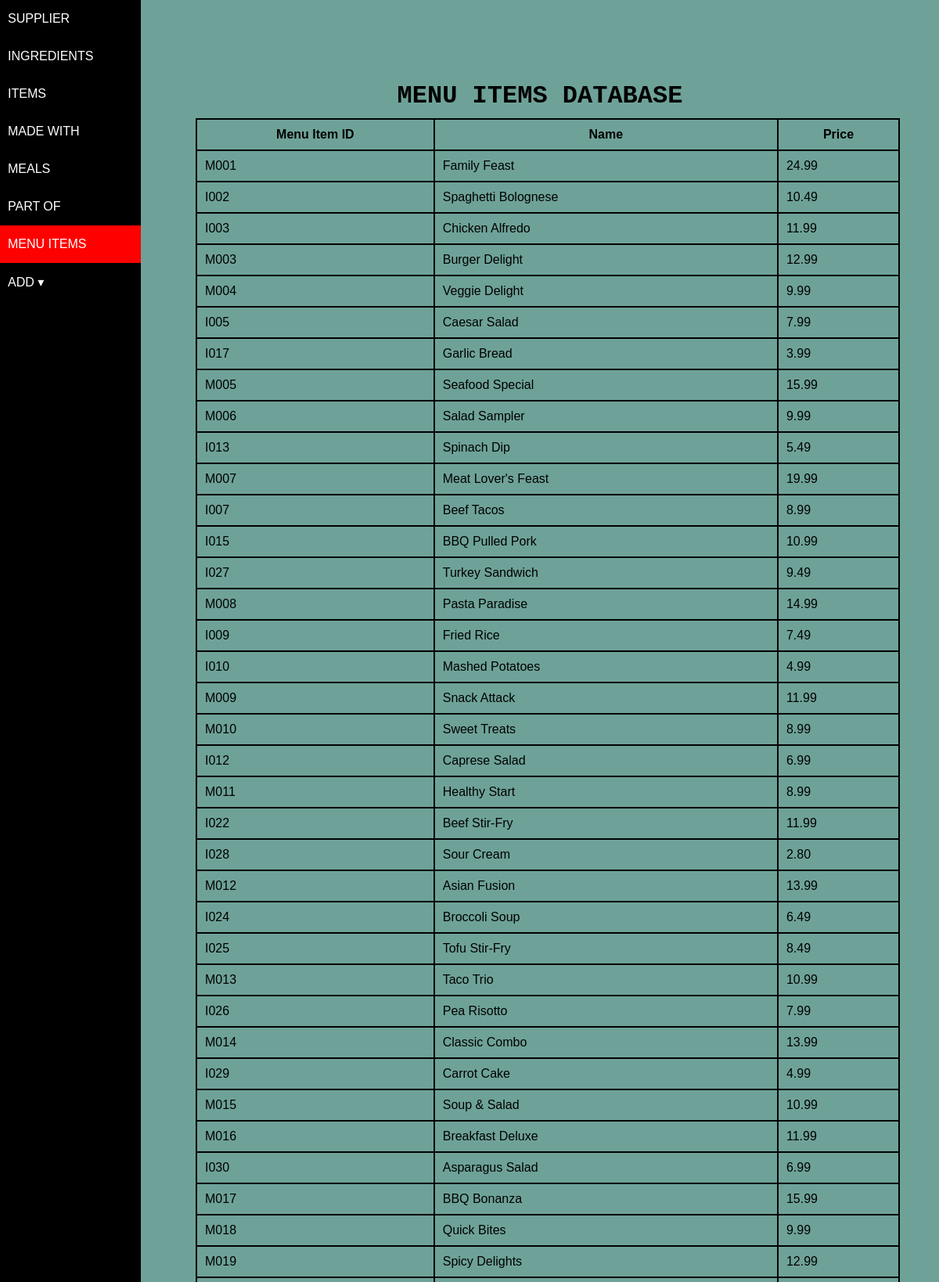
Screenshot of /db_menuitems.php (upper part) with the database file from the repository.
### tables this page shows
CREATE TABLE `menuitems` (
  `menuitemid` char(5) DEFAULT NULL,
  `name` varchar(30) DEFAULT NULL,
  `price` decimal(5,2) DEFAULT NULL
);

### db_menuitems.php (the view, shortened to what this page needs)
<?php
include 'connection.php';
include 'navbar.php';
?>
<!DOCTYPE html>
<html lang="en">
<head>
    <link rel="stylesheet" href="tbl/css/table.css">
    <link rel="stylesheet" href="navbar.css">
</head>
<body>
    <div class="table">
    <h1>MENU ITEMS DATABASE</h1>
    <table>
        <thead>
            <tr>
                <th>Menu Item ID</th>
                <th>Name</th>
                <th>Price</th>
            </tr>
        </thead>
        <tbody id="table-data">
                        <?php
                        $sql1 = mysqli_query($conn, "SELECT * FROM menuitems");
                        while ($row = $sql1->fetch_assoc()) {
                            echo '
                                <tr>
                                    <td>' . $row['menuitemid'] . '</td>
                                    <td>' . $row['name'] . '</td>
                                    <td>' . $row['price'] . '</td>
                                </tr>';
                        }
                        ?>
                    </tbody>
    </table>
    </div>
</body>
</html>

### navbar.css (style rules this page uses)
* { padding: 0; margin: 0; font-family: Arial, Helvetica, sans-serif; }

### tbl/css/table.css (style rules this page uses)
body { background-color: #257464a9; }
.table { position: absolute; top: 5%; left: 20%; width: 75%; }
h1 { text-align: center; }
table, th, td { margin: 10px; border: 2px solid black; }
th, td { padding: 10px; }
table { border-collapse: collapse; width: 100%; }
h1 { font-family: 'Courier New', Courier, monospace; }

### rows the page displays
menuitems: menuitemid "M001", name "Family Feast", price "24.99"
menuitems: menuitemid "I002", name "Spaghetti Bolognese", price "10.49"
menuitems: menuitemid "I003", name "Chicken Alfredo", price "11.99"
menuitems: menuitemid "M003", name "Burger Delight", price "12.99"
menuitems: menuitemid "M004", name "Veggie Delight", price "9.99"
menuitems: menuitemid "I005", name "Caesar Salad", price "7.99"
menuitems: menuitemid "I017", name "Garlic Bread", price "3.99"
menuitems: menuitemid "M005", name "Seafood Special", price "15.99"
menuitems: menuitemid "M006", name "Salad Sampler", price "9.99"
menuitems: menuitemid "I013", name "Spinach Dip", price "5.49"
menuitems: menuitemid "M007", name "Meat Lover's Feast", price "19.99"
menuitems: menuitemid "I007", name "Beef Tacos", price "8.99"
menuitems: menuitemid "I015", name "BBQ Pulled Pork", price "10.99"
menuitems: menuitemid "I027", name "Turkey Sandwich", price "9.49"
menuitems: menuitemid "M008", name "Pasta Paradise", price "14.99"
menuitems: menuitemid "I009", name "Fried Rice", price "7.49"
menuitems: menuitemid "I010", name "Mashed Potatoes", price "4.99"
menuitems: menuitemid "M009", name "Snack Attack", price "11.99"
menuitems: menuitemid "M010", name "Sweet Treats", price "8.99"
menuitems: menuitemid "I012", name "Caprese Salad", price "6.99"
menuitems: menuitemid "M011", name "Healthy Start", price "8.99"
menuitems: menuitemid "I022", name "Beef Stir-Fry", price "11.99"
menuitems: menuitemid "I028", name "Sour Cream", price "2.80"
menuitems: menuitemid "M012", name "Asian Fusion", price "13.99"
menuitems: menuitemid "I024", name "Broccoli Soup", price "6.49"
menuitems: menuitemid "I025", name "Tofu Stir-Fry", price "8.49"
menuitems: menuitemid "M013", name "Taco Trio", price "10.99"
menuitems: menuitemid "I026", name "Pea Risotto", price "7.99"
menuitems: menuitemid "M014", name "Classic Combo", price "13.99"
menuitems: menuitemid "I029", name "Carrot Cake", price "4.99"
menuitems: menuitemid "M015", name "Soup & Salad", price "10.99"
menuitems: menuitemid "M016", name "Breakfast Deluxe", price "11.99"
menuitems: menuitemid "I030", name "Asparagus Salad", price "6.99"
menuitems: menuitemid "M017", name "BBQ Bonanza", price "15.99"
menuitems: menuitemid "M018", name "Quick Bites", price "9.99"
menuitems: menuitemid "M019", name "Spicy Delights", price "12.99"
